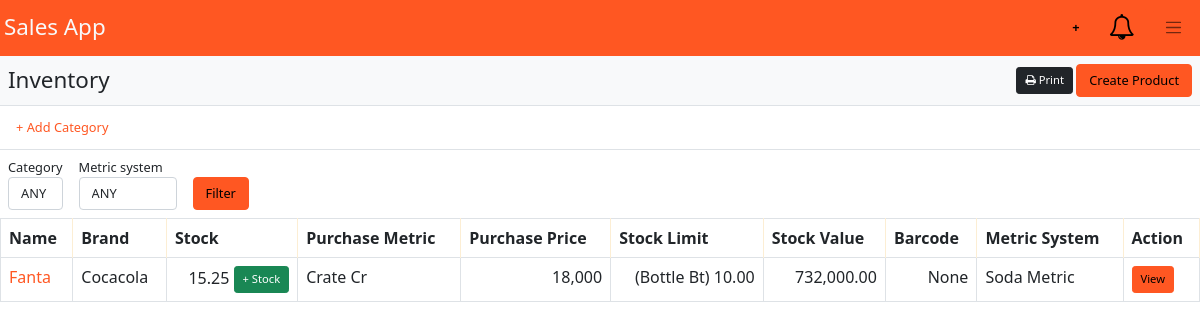
The page /products (signed in) on the database as committed earlier.
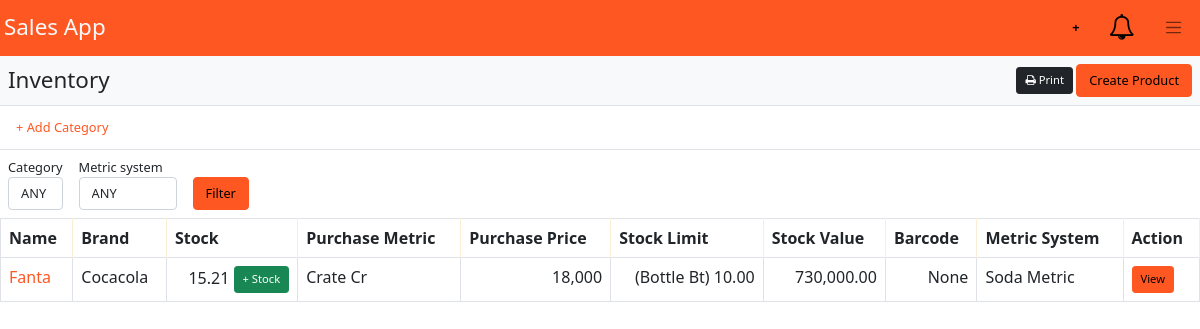
The same page on the database as committed later.
### bar/models.py (models this page shows, shortened)
class TimeStampedModel(models.Model):
	created_at = models.DateTimeField(auto_now_add=True)
	updated_at = models.DateTimeField(auto_now=True)
	class Meta:
		abstract = True

class Product(TimeStampedModel):
	name = models.CharField(max_length=128)
	brand = models.CharField(max_length=128)
	description = models.CharField(max_length=2048, null=True)
	barcode = models.CharField(max_length=128, null=True, unique=True)
	quantity = models.FloatField(default=0)
	stock_limit = models.FloatField(default=0)
	purchase_price = models.IntegerField(null=True)
	metric_system = models.ForeignKey(MetricSystem, on_delete=models.CASCADE)
	purchase_metric = models.ForeignKey(Metric, null=True, on_delete=models.SET_NULL)
	categories = models.ManyToManyField('Category', through='ProductCategories', through_fields=('product', 'category'))
	def stock_value(self):
		quantity_in_default_sale_guide_metric = 0
		default_sale_guide = self.sale_guides.first()
		if default_sale_guide and self.purchase_metric:
			quantity_in_default_sale_guide_metric = self.metric_system.convert(self.quantity, self.purchase_metric, default_sale_guide.metric)
			return quantity_in_default_sale_guide_metric * default_sale_guide.price
	def default_sale_guide(self):
		return self.sale_guides.first()
	def default_sale_guide_metric(self):
		default_sale_guide = self.default_sale_guide()
		if default_sale_guide:
			return default_sale_guide.metric

class SaleGuide(TimeStampedModel):
	metric = models.ForeignKey(Metric, on_delete=models.CASCADE)
	price = models.IntegerField()
	product = models.ForeignKey(Product, on_delete=models.CASCADE, related_name='sale_guides')

class Metric(TimeStampedModel):
	unit = models.CharField(max_length=128)
	symbol = models.CharField(max_length=64)
	multiplier = models.FloatField()
	metric_system = models.ForeignKey(MetricSystem, on_delete=models.CASCADE)
	def __str__(self):
		return f"{self.unit} {self.symbol}"

### bar/views/product.py (the view)
# urls.py: path('products', get_products, name='get_products'),
@groups_required("Admin", "Cashier")
@login_required
def get_products(request):
	query = Product.objects
	filter_products_form = FilterProductsForm(data=request.GET)
	if filter_products_form.is_valid():
		data = filter_products_form.cleaned_data
		metric_system = data.get("metric_system")
		category = data.get("category")
		if metric_system:
			query = query.filter(metric_system_id=metric_system)
		if category:
			query = query.filter(categories__id=category)
	categories = Category.objects.all()
	products = query.all()
	page = int(request.GET.get("page", 1))
	p = Paginator(products, 50)
	products = p.get_page(page)
	context = {
		"products": products,
		"categories": categories,
		"filter_products_form": filter_products_form
	}
	return render(request, 'product/products.html', context)

### bar/forms/product.py
class FilterProductsForm(forms.Form):
	metric_system = forms.IntegerField(label="Metric system", required=False,  widget=forms.Select(choices=[(0, 'ANY')], attrs={"class":"form-control"}))
	category = forms.IntegerField(label="Category", required=False,  widget=forms.Select(choices=[(0, 'ANY')], attrs={"class":"form-control"}))
	def __init__(self, *args, **kwargs):
		super().__init__(*args, **kwargs)
		self.fields["metric_system"].widget.choices += [(metric_system.id, metric_system.name) for metric_system in MetricSystem.objects.all()]
		self.fields["category"].widget.choices += [(category.id, category.name) for category in Category.objects.all()]

### bar/models.py (called while the page is built)
def get_user_profile(self):
	if getattr(self, "profile", None):
		return self.profile.name
	return self.username

	def __str__(self):
		return self.name

	def convert(self, quantity, from_metric, to_metric):
		return quantity*(to_metric.multiplier/from_metric.multiplier)

### templatetags/app_tags.py (called while the page is built)
@register.simple_tag
def settings_value(name):
    return getattr(settings, name, "")

@register.simple_tag
def render_field(field, **kwargs):
	template_file = 'string-field.html'
	widget = field.field.widget
	context = {}
	if hasattr(widget, 'input_type'):
		if widget.input_type == 'checkbox':
			template_file = 'checkbox-field.html'
		elif field.field.widget.input_type == 'radio':
			template_file = 'radio-field.html'
		elif field.field.widget.input_type == 'number':
			tel_code = kwargs.pop("tel_code", None)
			if tel_code:
				context["tel_code_widget"] = tel_code.as_widget()
			template_file = 'tel-field.html'
	string_field_template = template.loader.get_template(f'widgets/{template_file}')
	as_widget = field.as_widget(attrs=kwargs)
	context["field"] = field
	context["as_widget"] = as_widget
	return string_field_template.render(context)

@register.filter(name='has_group')
def has_group(user, group_name):
    return user.groups.filter(name=group_name).exists()

### bar/templates/product/products.html (shortened to what this page needs)
{% extends 'base.html' %}
{% load app_tags %}
{% load humanize %}
{% block body %}
	<div id="app">
        <div v-show="!showPrint">
            {% include 'index/nav.html' %}
        </div>
        <div class="d-flex bg-light p-2 justify-content-between  border-bottom">
            <h3 class="my-auto">Inventory</h3>
            <div v-show="!showPrint">
                <button class="btn btn-dark btn-sm" @click="printPage"><span class="fa fa-print"></span> Print</button>
                <a href="{% url 'bar:create_product' %}" class="btn btn-primary">Create Product</a>
            </div>
        </div>
        <div v-if="!showPrint">
            {% include 'category/categories.html' %}
            <div v-show="!showPrint" class="border-top">
                <form class="d-flex m-0">
                    <div class="d-flex overflow-auto">
                        {% render_field filter_products_form.category %}
                        {% render_field filter_products_form.metric_system %}
                    </div>
                    <div align="right" class="p-2">
                        <label>&nbsp;</label>
                        <input type="submit" value="Filter" class="btn btn-primary d-block" />
                    </div>
                </form>
            </div>
        </div>
        <div class="overflow-auto">
            <table class="table table-bordered table-hover">
                {% if products %}
            	<thead>
            		<th>Name</th>
            		<th>Brand</th>
                    <th>Stock</th>
                    <th>Purchase Metric</th>
            		<th>Purchase Price</th>
            		<th>Stock Limit</th>
            		<th>Stock Value</th>
            		<th>Barcode</th>
            		<th>Metric System</th>
            		<th v-show="!showPrint">Action</th>
            	</thead>
            	<tbody>
            		{% for product in products %}
            		<tr class="{%if product.quantity <= product.stock_limit %}table-danger{%endif%}">
                        <td><a href="{% url 'bar:get_product' id=product.id %}" class="nav-link p-0">{{product.name}}</a></td>
            			<td>{{product.brand}}</td>
            			<td align="right">
                            <span>{{product.quantity|floatformat:2}}</span>
                            <a v-show="!showPrint" href="{% url 'bar:add_product_stock' id=product.id %}" class="btn btn-success btn-sm">+ Stock</a>
                        </td>
                        <td>{{product.purchase_metric}}</td>
            			<td align="right">{{product.purchase_price|intcomma}}</td>
                        <td align="right">({{product.default_sale_guide_metric}}) {{product.stock_limit|floatformat:2}}</td>
            			<td align="right">{{product.stock_value|floatformat:2|intcomma}}</td>
            			<td align="right">{{product.barcode}}</td>
            			<td>{{product.metric_system}}</td>
            			<td v-show="!showPrint">
                            <a href="{% url 'bar:get_product' id=product.id %}" class="btn btn-primary btn-sm">View</a>
                        </td>
            		</tr>
            		{% endfor %}
            	</tbody>
            </table>
            {% else %}
            <p class="text-muted py-5 text-center">No products fetched</p>
            {% endif %}
        </div>
    </div>
{% endblock %}

### bar/templates/base.html (shortened to what this page needs)
{% load staticfiles %}
<html>
	<head>
		<link rel="stylesheet" type="text/css" href="{% static 'css/style.css' %}">
		<link rel="stylesheet" type="text/css" href="{% static 'css/bs5.min.css' %}">
		<link rel="stylesheet" type="text/css" href="{% static 'css/font-awesome.min.css' %}">
	</head>
	<body>
		{% block body %}
		{% endblock %}
	</body>
</html>

### bar/templates/index/nav.html (shortened to what this page needs)
{% load static %}
{% load app_tags %}
<nav class="navbar navbar-expand-lg navbar-light bg-primary text-light px-0">
    <div class="container-fluid px-1">
        <div class="my-auto">
            <h3 class="d-inline m-0" href="">{% settings_value "APP_NAME" %}</h3>
        </div>
        <div>
            <a href="{% url 'bar:create_orders' %}" class="btn btn-primary f-10"><strong>+</strong></span></a>
            <a href="{% url 'bar:orders' %}" class="btn btn-primary"><span class="fa fa-bell-o fa-2x"></span></a>
            <button id="navButton" class="btn btn-primary" type="button" data-bs-toggle="offcanvas" data-bs-target="#offcanvasRight" aria-controls="offcanvasRight">
                <span class="navbar-toggler-icon"></span>
            </button>
        </div>
    </div>
</nav>

### bar/templates/category/categories.html (shortened to what this page needs)
<div class="d-flex justify-content- flex-nowrap py-1 overflow-auto hide-scroll">
 	<a href="{% url 'bar:create_category' %}" class="nav-link my-auto" >+ Add Category</a>
</div>

### bar/templates/widgets/string-field.html (shortened to what this page needs)
<div class="form-group p-2">
	<label>{{field.label}} {% if field.field.required %}<span class="text-danger">*</span>{% endif %}</label>
	{{as_widget}}
</div>

### bar/static/css/style.css (style rules this page uses)
.table th { background-color: rgb(250, 151, 3) }
.table th { border-right: 2px solid rgb(252, 238, 212); }

Rows that differ between the two databases and show on the page:
changed Product: quantity "15.25" → "15.21"; stock_value "732,000.00" → "730,000.00"
